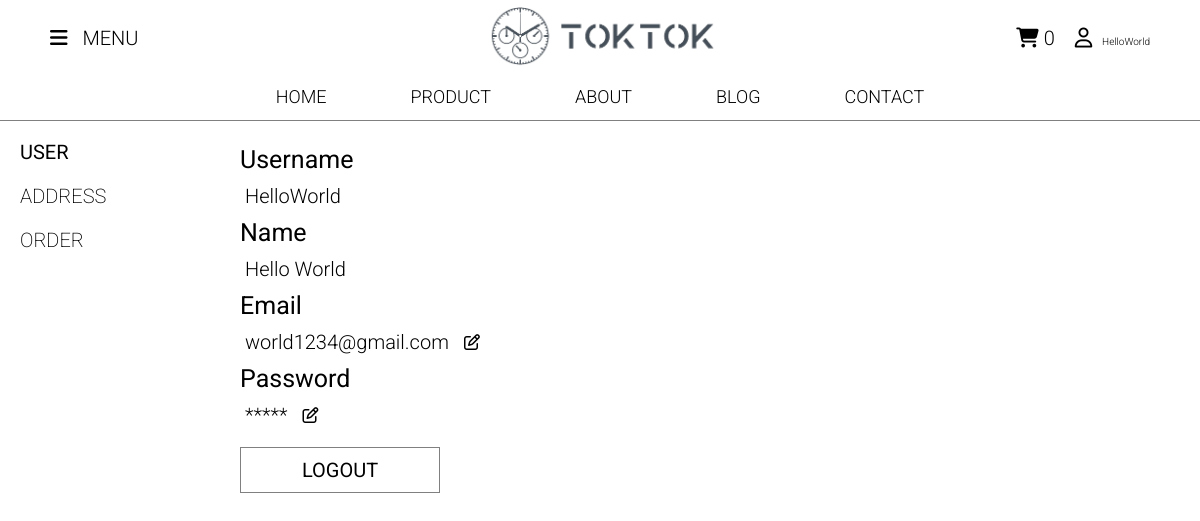
The app's page /user.php (signed in) with its own data.
### tables this page shows
CREATE TABLE `site_user` (
  `User_ID` int(11) NOT NULL,
  `First_Name` varchar(20) NOT NULL,
  `Last_Name` varchar(20) NOT NULL,
  `User_Name` varchar(20) NOT NULL,
  `Email` varchar(100) NOT NULL,
  `Password` varchar(20) DEFAULT NULL,
  `remember` int(11) NOT NULL
);

### user.php (the view, shortened to what this page needs)
<?php
    require("./php/config.php");
    if(!empty($_SESSION["id"])) {
        $id = $_SESSION["id"];
        $result = mysqli_query($conn, "SELECT * FROM site_user WHERE User_ID = $id");
        $row = mysqli_fetch_assoc($result);
    }
?>
<!DOCTYPE html>
<html>
<head>
    <link rel="stylesheet" href="CSS/main.css">
</head>
<body>
<section class="nav-main">
        <div class="nav-tab" id="top">
            <div class="nav-div" id="nav-left">
                <div id="menu-holder-left" onclick="showMenu()">
                    <i class="fa-solid fa-bars" id="nav_icon" ></i>
                    <p id="nav_text">MENU</p>
                </div>
            </div>
            <div class="nav-div" id="middle-box">
                <a href=""><img src="img/Logo.PNG" alt=""></a>
            </div>
            <div class="nav-div" id="nav-right">
                <div id="menu-holder-right">
                    <a href="cart2.php"><i class="fa-solid fa-cart-shopping"></i></a>
                    <p style="display: inline; font-size: 20px; margin-left: 0.1px ;" id="cart_num"><?php if(isset($id)){echo $_SESSION["item_count"];}?></p>
                    <a <?php if(!isset($id)){echo 'href="logintest.php"';} else{echo 'href="user.php"';}?>><i class="fa-regular fa-user" id="nav-user"></i></a>
                    <p style="display: inline; font-size: 10px; margin-left: 5px ;"><?php if(isset($id)){echo $row["User_Name"];}; ?></p>
                </div>
            </div>
        </div>
        <div class="nav-tab" id ="bottom">
            <ul>
                <li><a href="index.php ">HOME</a></li>
                <li><a href="product.php">PRODUCT</a></li>
                <li><a href="#">ABOUT</a></li>
                <li><a href="#">BLOG</a></li>
                <li><a href="#">CONTACT</a></li>
              </ul>
        </div>
    </section>
    <section  id="user-content">
        <div class="side-menu">
            <ul>
                <li><a href="#" id="user-big">USER</a></li>
                <li><a href="address.php">ADDRESS</a></li>
                <li><a href="order.php">ORDER</a></li>
            </ul>
        </div>
        <div class="side-content" id="user-content-inner">
            <label for="">Username</label>
            <p><?php echo $row['User_Name']?></p>
            <label for="">Name</label>
            <p><?php echo $row['First_Name'] .  " ". $row['Last_Name']?></p>
            <label for="">Email</label>
            <div class="user-contain-inner">
                <p> <?php echo $row['Email']?></p>
                <i class="fa-regular fa-pen-to-square" onclick="showChangeEmail()"></i>
            </div>
            <label for="">Password</label>
            <div class="user-contain-inner">
                <p><?php $pass=str_repeat('*', strlen($row['Password'])) ;  echo $pass;?></p>
                <i class="fa-regular fa-pen-to-square" onclick="showChangePass()"></i>
            </div>
            <a href="logout.php"><button id="logout-btn">LOGOUT</button></a>
        </div>
    </section>
</body>
</html>

### CSS/main.css (style rules this page uses)
* { padding: 0; margin: 0; font-family: 'Roboto', sans-serif; }
.nav-main { position: fixed; min-height:120px; top: 0; z-index: 20; width: 100%; background-color: white; border-bottom: 0.5px solid grey; }
.nav-tab { min-height: 30px; }
#top { display: flex; }
#bottom { background-color: black; display: flex; justify-content: space-around; background-color: #fff; margin-top: 10px; }
#bottom ul li { list-style: none; display: inline-block; padding: 0 40px; color: red; }
#bottom a { text-decoration: none; color: black; font-size: 18px; font-weight: 300; transition: 0.3s; }
.nav-div { min-height: 30px; width: 25%; }
#middle-box { width: 50%; display: flex; }
#middle-box img { height: 60px; width: auto; }
#middle-box a { margin: 1% auto; }
#nav-left { display: flex; align-items: center; }
#menu-holder-left { font-size: 20px; margin-left: 50px; font-weight: 300; cursor: pointer; transition: 0.3s }
#menu-holder-left p { display: inline-block; margin-left: 10px; }
#nav-right { display: flex; align-items: center; justify-content: flex-end; }
#menu-holder-right { font-size: 20px; font-weight: 300; margin-right: 50px; }
#menu-holder-right a { color: black; transition: 0.3s; }
#nav-user { margin-left: 15px; }
#user-content { margin-top: 130px; display: flex; }
.side-menu { width: 20%; }
.side-content { width: 80%; }
.side-menu ul li { display: block; padding: 10px 0; margin: 0 20px; font-size: 20px; font-weight: 200; }
.side-menu ul li a { text-decoration: none; color: black; }
#user-big { font-weight: 400; color: black; }
#user-content-inner { margin-top: 15px; }
#user-content-inner label { font-size: 25px; }
#user-content-inner p { font-size: 20px; font-weight: 300; padding: 10px 5px; }
.user-contain-inner { display: flex; align-items: center; }
.user-contain-inner i { padding-left: 10px; }
#logout-btn { box-sizing: border-box; padding: 10px 0; margin-top: 10px; width: 200px; font-size: 20px; background-color: white; border: 0.2px solid grey; cursor: pointer; transition: 0.5s; }

### records on screen
site_user: User_Name "HelloWorld", First_Name "Hello", Last_Name "World", Email "world1234@gmail.com", Password "*****"

### other values on screen
$_SESSION["item_count"] "0"
